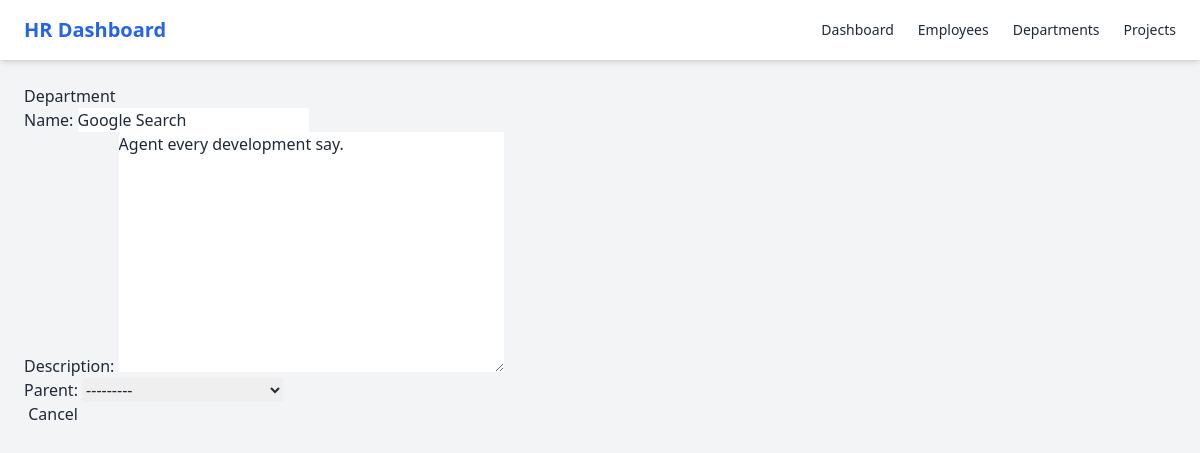
/departments/1/update/, run on the app's committed database.
### hrms/models.py (models this page shows, shortened)
class Department(models.Model):
    name = models.CharField(max_length=200, unique=True)
    description = models.TextField(blank=True)
    parent = models.ForeignKey(
        "self",
        null=True,
        blank=True,
        on_delete=models.SET_NULL,
        related_name="sub_departments",
    )
    created_at = models.DateTimeField(auto_now_add=True)
    def __str__(self):
        return self.name
    class Meta:
        ordering = ["name"]

### hrms/views.py (the view)
# urls.py: path("departments/<int:pk>/update/", views.DepartmentUpdateView.as_view(), name="department_update"),
class DepartmentUpdateView(UpdateView):
    model = Department
    form_class = DepartmentForm
    template_name = "hrms/departments/department_form.html"

### hrms/forms.py
class DepartmentForm(forms.ModelForm):
    class Meta:
        model = Department
        fields = ["name", "description", "parent"]

### hrms/templates/hrms/departments/department_form.html (shortened to what this page needs)
{% extends "hrms/base.html" %}
{% block content %}
<h1>{{ action }} Department</h1>
<form
  hx-post="{% if object %}{% url 'hrms:department_update' object.pk %}{% else %}{% url 'hrms:department_create' %}{% endif %}"
  hx-target="#form-result"
  hx-swap="innerHTML"
>
  {{ form.as_p }}
  <a href="{% url 'hrms:department_list' %}">Cancel</a>
</form>
{% endblock %}

### data on the page
Department: name "Google Search", description "Agent every development say.", parent "---------"
